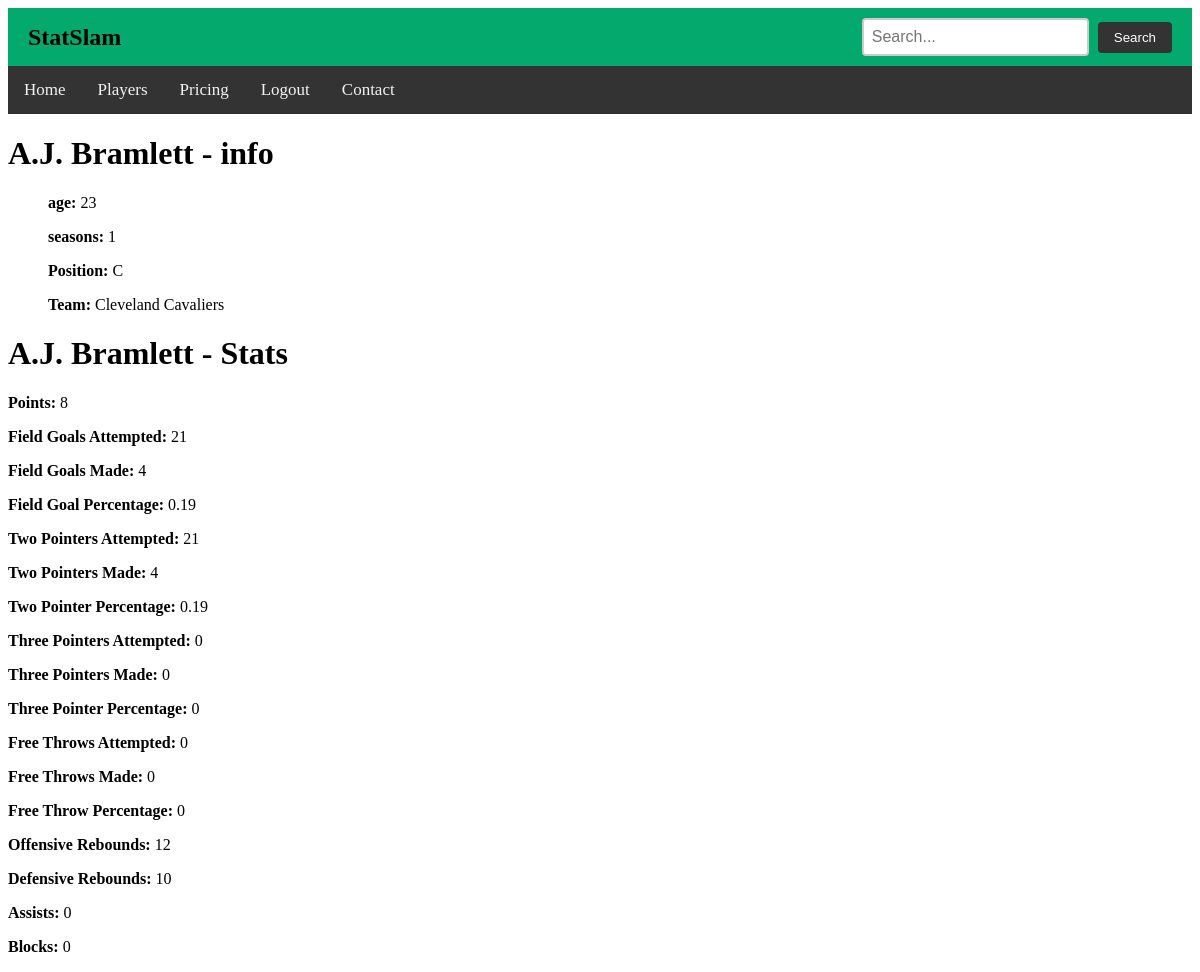
The app's page /playerstats.php?playerID=1 (signed in) with its own data.
### tables this page shows
CREATE TABLE `playerinfo` (
  `playerID` int(11) NOT NULL,
  `teamID` int(11) NOT NULL,
  `name` varchar(100) NOT NULL,
  `age` int(11) NOT NULL,
  `seasonsPlayed` int(11) NOT NULL DEFAULT 1,
  `position` varchar(10) DEFAULT NULL
);

CREATE TABLE `teaminfo` (
  `teamID` int(11) NOT NULL,
  `city` varchar(190) NOT NULL,
  `name` varchar(15) NOT NULL
);

CREATE TABLE `playertotals` (
  `recordID` int(11) NOT NULL,
  `playerID` int(11) NOT NULL,
  `fieldGoalsAttempted` int(11) NOT NULL DEFAULT 0,
  `fieldGoalsMade` int(11) NOT NULL DEFAULT 0,
  `fieldGoalPercentage` float NOT NULL DEFAULT 0,
  `points` int(11) NOT NULL DEFAULT 0,
  `threePointersAttempted` int(11) NOT NULL DEFAULT 0,
  `threePointersMade` int(11) NOT NULL DEFAULT 0,
  `threePointerPercentage` float NOT NULL DEFAULT 0,
  `twoPointersAttempted` int(11) NOT NULL DEFAULT 0,
  `twoPointersMade` int(11) NOT NULL DEFAULT 0,
  `twoPointerPercentage` float NOT NULL DEFAULT 0,
  `freeThrowsAttempted` int(11) NOT NULL DEFAULT 0,
  `freeThrowsMade` int(11) NOT NULL DEFAULT 0,
  `freeThrowPercentage` float NOT NULL DEFAULT 0,
  `offensiveRebounds` int(11) NOT NULL DEFAULT 0,
  `defensiveRebounds` int(11) NOT NULL DEFAULT 0,
  `assists` int(11) NOT NULL DEFAULT 0,
  `blocks` int(11) NOT NULL DEFAULT 0
);

### playerstats.php (the view, shortened to what this page needs)
<?php
$host = "localhost";
$username = "root";
$password = "";
$database = "statslam_db";
$conn = new mysqli($host, $username, $password, $database);
$playerID = isset($_GET["playerID"]) ? intval($_GET["playerID"]) : -1;
if ($playerID >= 0) {
    $stmt = $conn->prepare("SELECT * FROM playertotals WHERE playerID = ?");
    $stmt->bind_param("i", $playerID);
    $stmt->execute();
    $result = $stmt->get_result();
    if ($result->num_rows > 0) {
        $playerTotals = $result->fetch_assoc();
    } else {
        die("error with player totals");
    }
} else {
    die("Invalid player ID.");
}
if ($playerID >= 0) {
    $stmt = $conn->prepare(
        "SELECT name,age,seasonsPlayed,position,teamID FROM playerinfo WHERE playerID = ?"
    );
    $stmt->bind_param("i", $playerID);
    $stmt->execute();
    $result = $stmt->get_result();
    if ($result->num_rows > 0) {
        $playerInfo = $result->fetch_assoc();
    } else {
        die("error with player info");
    }
} else {
    die("issue with players");
}
$stmt = $conn->prepare("SELECT city, name FROM teaminfo WHERE teamID = ?");
$stmt->bind_param("i", $playerInfo["teamID"]);
$stmt->execute();
$result = $stmt->get_result();
if ($result->num_rows > 0) {
    $row = $result->fetch_assoc();
    $teamName = $row["city"] . " " . $row["name"];
} else {
    die("Team not found.");
}
?>
<!DOCTYPE html>
<html lang="en">
<head>
    <div class="header-container">
        <h1 class="webHeader">StatSlam</h1>
        <div class="search-container">
            <form action="search.php" method="post">
                <input type="text" class="search-input" name="search" placeholder="Search...">
                <button type="submit" class="search-button">Search</button>
            </form>
        </div>
    </div>
    <link rel="stylesheet" href="index.css">
</head>
<body>
    <div class="topnav">
              <a href="index.php">Home</a>
              <a href="allPlayers.php">Players</a>
              <a href="pricing.php">Pricing</a>
              <?php if (!isset($_SESSION["userID"])): ?>
                  <a href="login.php">Login</a>
                  <a href="signUp.php">Sign Up</a>
              <?php else: ?>
                  <a href="logout.php">Logout</a>
              <?php endif; ?>
              <a href="contact.php">Contact</a>
            </div>
    <div class="container">
        <h1><?= htmlspecialchars($playerInfo["name"]) ?> - info</h1>
        <?php if (!empty($playerInfo)): ?>
            <ul>
                <p><strong>age:</strong> <?= htmlspecialchars(
                    $playerInfo["age"]
                ) ?></p>
                <p><strong>seasons:</strong> <?= htmlspecialchars(
                    $playerInfo["seasonsPlayed"]
                ) ?></p>
                <p><strong>Position:</strong> <?= htmlspecialchars(
                    $playerInfo["position"]
                ) ?></p>
                <p><strong>Team:</strong> <?= htmlspecialchars($teamName) ?></p>
            </ul>
    <div class="container">
        <h1><?= htmlspecialchars($playerInfo["name"]) ?> - Stats</h1>
        <p><strong>Points:</strong> <?= htmlspecialchars(
            $playerTotals["points"]
        ) ?></p>
        <p><strong>Field Goals Attempted:</strong> <?= htmlspecialchars(
            $playerTotals["fieldGoalsAttempted"]
        ) ?></p>
        <p><strong>Field Goals Made:</strong> <?= htmlspecialchars(
            $playerTotals["fieldGoalsMade"]
        ) ?></p>
        <p><strong>Field Goal Percentage:</strong> <?= htmlspecialchars(
            $playerTotals["fieldGoalPercentage"]
        ) ?></p>
        <p><strong>Two Pointers Attempted:</strong> <?= htmlspecialchars(
            $playerTotals["twoPointersAttempted"]
        ) ?></p>
        <p><strong>Two Pointers Made:</strong> <?= htmlspecialchars(
            $playerTotals["twoPointersMade"]
        ) ?></p>
        <p><strong>Two Pointer Percentage:</strong> <?= htmlspecialchars(
            $playerTotals["twoPointerPercentage"]
        ) ?></p>
        <p><strong>Three Pointers Attempted:</strong> <?= htmlspecialchars(
            $playerTotals["threePointersAttempted"]
        ) ?></p>
        <p><strong>Three Pointers Made:</strong> <?= htmlspecialchars(
            $playerTotals["threePointersMade"]
        ) ?></p>
        <p><strong>Three Pointer Percentage:</strong> <?= htmlspecialchars(
            $playerTotals["threePointerPercentage"]
        ) ?></p>
        <p><strong>Free Throws Attempted:</strong> <?= htmlspecialchars(
            $playerTotals["freeThrowsAttempted"]
        ) ?></p>
        <p><strong>Free Throws Made:</strong> <?= htmlspecialchars(
            $playerTotals["freeThrowsMade"]
        ) ?></p>
        <p><strong>Free Throw Percentage:</strong> <?= htmlspecialchars(
            $playerTotals["freeThrowPercentage"]
        ) ?></p>
        <p><strong>Offensive Rebounds:</strong> <?= htmlspecialchars(
            $playerTotals["offensiveRebounds"]
        ) ?></p>
        <p><strong>Defensive Rebounds:</strong> <?= htmlspecialchars(
            $playerTotals["defensiveRebounds"]
        ) ?></p>
        <p><strong>Assists:</strong> <?= htmlspecialchars(
            $playerTotals["assists"]
        ) ?></p>
        <p><strong>Blocks:</strong> <?= htmlspecialchars(
            $playerTotals["blocks"]
        ) ?></p>
    </div>
            <?php else: ?>
            <p>No players found for this team.</p>
        <?php endif; ?>
    </div>
</body>
</html>

### index.css (style rules this page uses)
body { padding: 0px; }
.topnav { background-color: #333; overflow: hidden; }
.topnav a { float: left; color: #f2f2f2; text-align: center; padding: 14px 16px; text-decoration: none; font-size: 17px; }
.webHeader { color: #000000; background: #04aa6d; }
.header-container { display: flex; justify-content: space-between; align-items: center; background: #04aa6d; padding: 10px 20px; width: 100%; box-sizing: border-box; }
.webHeader { margin: 0; font-size: 24px; color: #000000; }
.search-container { display: flex; align-items: center; margin: 0; }
.search-input { padding: 8px; border: 2px solid #ccc; border-radius: 4px; font-size: 16px; }
.search-button { padding: 8px 16px; margin-left: 5px; border: none; background-color: #333; color: white; border-radius: 4px; cursor: pointer; transition: background-color 0.3s ease; }

### records on screen
playerinfo: name "A.J. Bramlett", age "23", seasonsPlayed "1", position "C"
teaminfo: teamName "Cleveland Cavaliers"
playertotals: points "8", fieldGoalsAttempted "21", fieldGoalsMade "4", fieldGoalPercentage "0.19", twoPointersAttempted "21", twoPointersMade "4", twoPointerPercentage "0.19", threePointersAttempted "0", threePointersMade "0", threePointerPercentage "0", freeThrowsAttempted "0", freeThrowsMade "0", freeThrowPercentage "0", offensiveRebounds "12", defensiveRebounds "10", assists "0", blocks "0"
